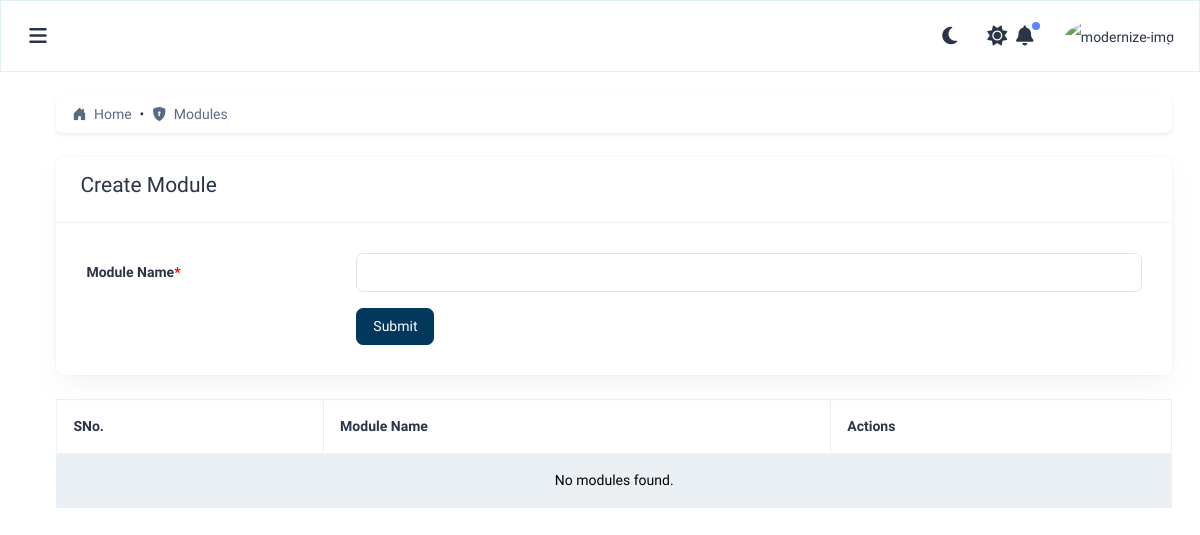
Before: /module/ with the older database file.
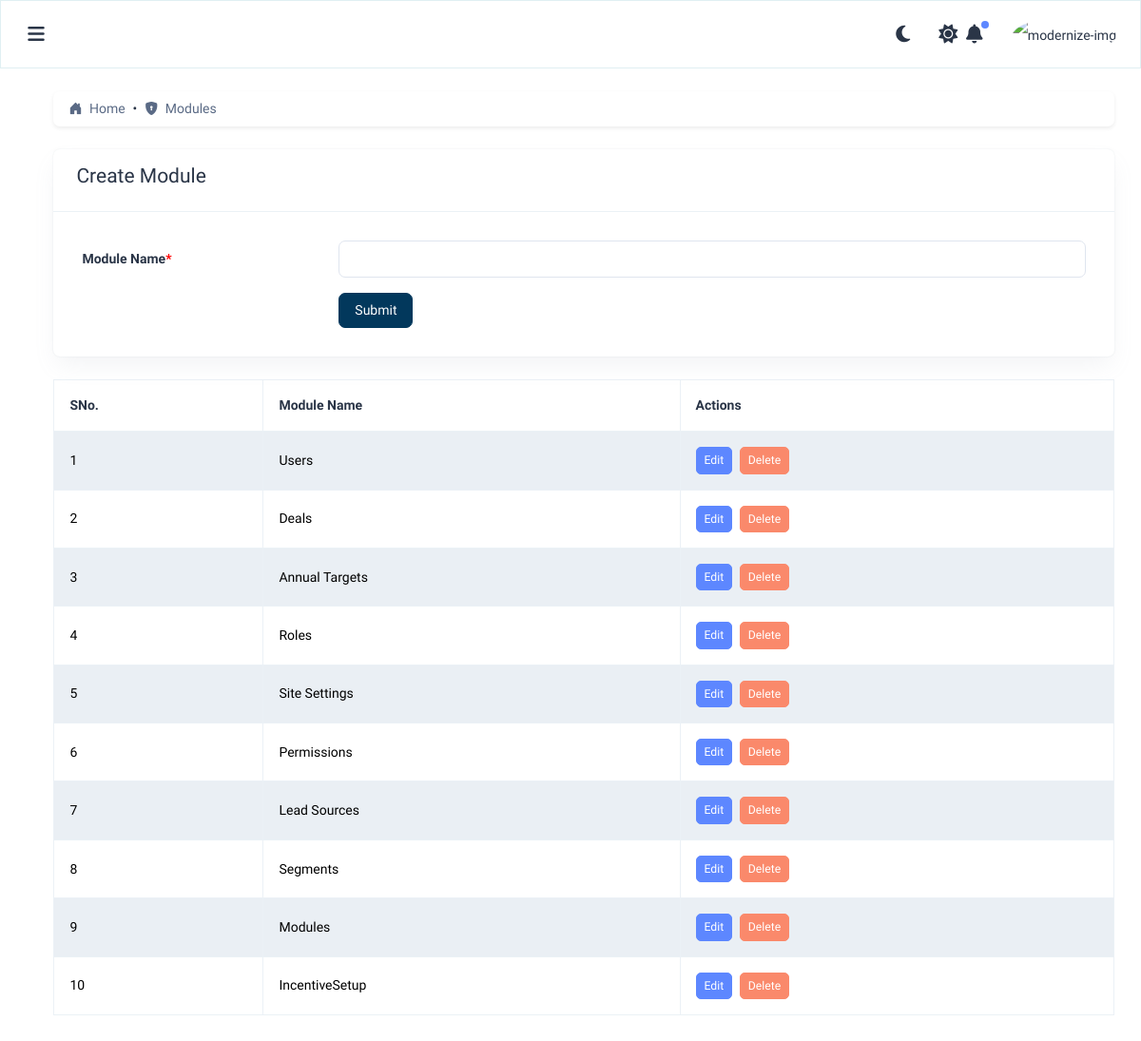
After: the same page with the newer database file.
### incentives/models.py (models this page shows, shortened)
class AuditMixin(models.Model):
    created_by = models.CharField(max_length=100, null=True, blank=True)
    updated_by = models.CharField(max_length=100, null=True, blank=True)
    created_at = models.DateTimeField(default=timezone.now)
    updated_at = models.DateTimeField(auto_now=True)
    class Meta:
        abstract = True

class Module(AuditMixin):
    module = models.CharField(max_length=100, unique=True)

### incentives/views.py (the view)
# urls.py: path('module/', views.module, name='module'),
def module(request):
    modules = Module.objects.all()
    edit_id = request.GET.get('edit')
    if edit_id:
        instance = get_object_or_404(Module, pk=edit_id)
    else:
        instance = None
    if request.method == 'POST':
        if 'delete_id' in request.POST:
            delete_id = request.POST.get('delete_id')
            Module.objects.filter(pk=delete_id).delete()
            return redirect('module')  # After delete, clean reload
        form = ModuleForm(request.POST, instance=instance)
        if form.is_valid():
            form.save()
            return redirect('module')  # After save, clean reload
    else:
        form = ModuleForm(instance=instance)
    return render(request, 'owner/settings/module.html', {
        'modules': modules,  # <<< correct name (small m)
        'form': form,
        'editing': bool(edit_id),
    })

### incentives/forms.py
class ModuleForm(forms.ModelForm):
    class Meta:
        model = Module
        fields = ['module']

### incentives/templates/owner/settings/module.html (shortened to what this page needs)
{% extends 'layouts/layout.html' %}
{% load static %}
{% load form_filters %}
{% block content %}
<div class="card mb-4 shadow-sm">
  <div class="card-body py-2 px-3">
    <nav aria-label="breadcrumb">
      <ol class="breadcrumb mb-0">
        <li class="breadcrumb-item">
          <a href="{% url 'admin_dashboard' %}" class="text-decoration-none text-primary">
            <i class="bi bi-house-door-fill me-1"></i> Home
          </a>
        </li>
        <li class="breadcrumb-item active" aria-current="page">
          <i class="bi bi-shield-lock-fill me-1"></i> Modules
        </li>
      </ol>
    </nav>
  </div>
</div>
<div class="col-lg-12 mb-4">
  <div class="card">
    <div class="px-4 py-3 border-bottom">
        <h4>{% if editing %}Edit{% else %}Create{% endif %} Module</h4>
    </div>
    <div class="card-body">
      <form method="post" novalidate>
        <div class="mb-3 row align-items-center">
          <label class="col-sm-3 col-form-label">Module Name<span class="mandy">*</span></label>
          <div class="col-sm-9">
            <input type="text" name="module" class="form-control" value="{{ form.module.value|default:'' }}" required>
          </div>
        </div>
       <div class="row">
        <div class="col-sm-3"></div>
        <div class="col-sm-9">
          <button type="submit" class="btn btn-custom me-2">Submit</button>
        </div>
      </div>
      </form>
    </div>
  </div>
</div>
<table class="table table-bordered table-striped align-middle">
    <thead>
      <tr>
        <th>SNo.</th>
        <th>Module Name</th>
        <th>Actions</th>
      </tr>
    </thead>
    <tbody>
      {% for module in modules %}
      <tr>
        <td>{{ forloop.counter }}</td>
        <td>{{ module.module }}</td>
        <td>
          <a class="btn btn-primary btn-sm me-1" href="?edit={{ module.id }}">Edit</a>
          <form method="post" style="display:inline;">
            <button type="submit" class="btn btn-danger btn-sm" onclick="return confirm('Are you sure you want to delete this module?')">Delete</button>
          </form>
        </td>
      </tr>
      {% empty %}
      <tr>
        <td colspan="3" class="text-center">No modules found.</td>
      </tr>
      {% endfor %}
    </tbody>
  </table>
      </div>
    </div>
  </div>
{% endblock %}

Changed rows visible on the page:
added Module: module "Users"
added Module: module "Deals"
added Module: module "Annual Targets"
added Module: module "Roles"
added Module: module "Site Settings"
added Module: module "Permissions"
added Module: module "Lead Sources"
added Module: module "Segments"
added Module: module "Modules"
added Module: module "IncentiveSetup"
Other visible differences:
text no longer shown: "No modules found."
